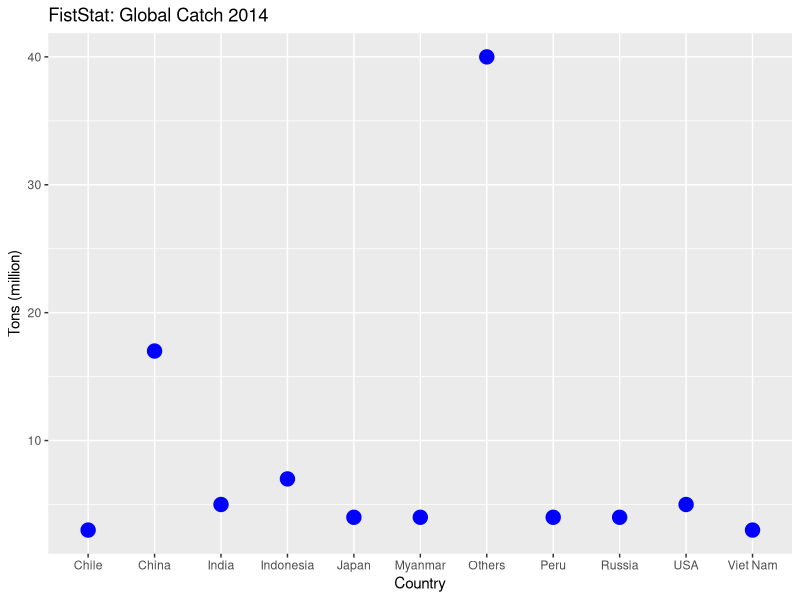

The R source for this figure:
## ---- chunk 1
knitr::opts_chunk$set(echo = FALSE)
## ---- chunk 2
   # read data downloaded fom FAO web site
   faodata <- read.csv("figis_guestnull.csv", na.strings = c("NA", "", NULL))
   # remove numbers
   faodata <- subset(faodata, Unit == 't')
   # remove unit
   faodata$Unit <- NULL
   # remove symbol
   faodata$S_2014 <- NULL
   # fix column names
   colnames(faodata)<- c("Country","Value.2014")
   str(faodata)
## ---- chunk 3
   # rank all countries catch
   faodata <- transform(faodata, 
          rank = ave(Value.2014, 
                          FUN = function(x) rank(-x, ties.method = "first")))
   # add ranking 11 ... 233 together
   other_value <- sum(faodata[faodata$rank > 10,"Value.2014"])
   # leave only the top 10 ranking countries
   faodata <- subset(faodata, rank <= 10)
   # add the others
   faodata$rank <- NULL
   faodata <- rbind(faodata, data.frame(Country="Others", Value.2014=other_value))
   # shorten names for plot
   faodata$Country <- as.character(faodata$Country)
   faodata[9,1] <- "USA"
   faodata[8,1] <- "Russia"
   # round to millions
   faodata$Value.2014 <- round(faodata$Value.2014 / 1000000,0)
## ---- chunk 4
   library(ggplot2)
   ggplot(faodata) +
       geom_point(aes(x=Country, y=Value.2014,size=3, color='point', guide = FALSE)) +
       ggtitle("FistStat: Global Catch 2014") +
       scale_colour_manual(name="", values = c("point"="blue")) +
       theme(legend.position="none") +
       labs(x="Country",y="Tons (million)") 
